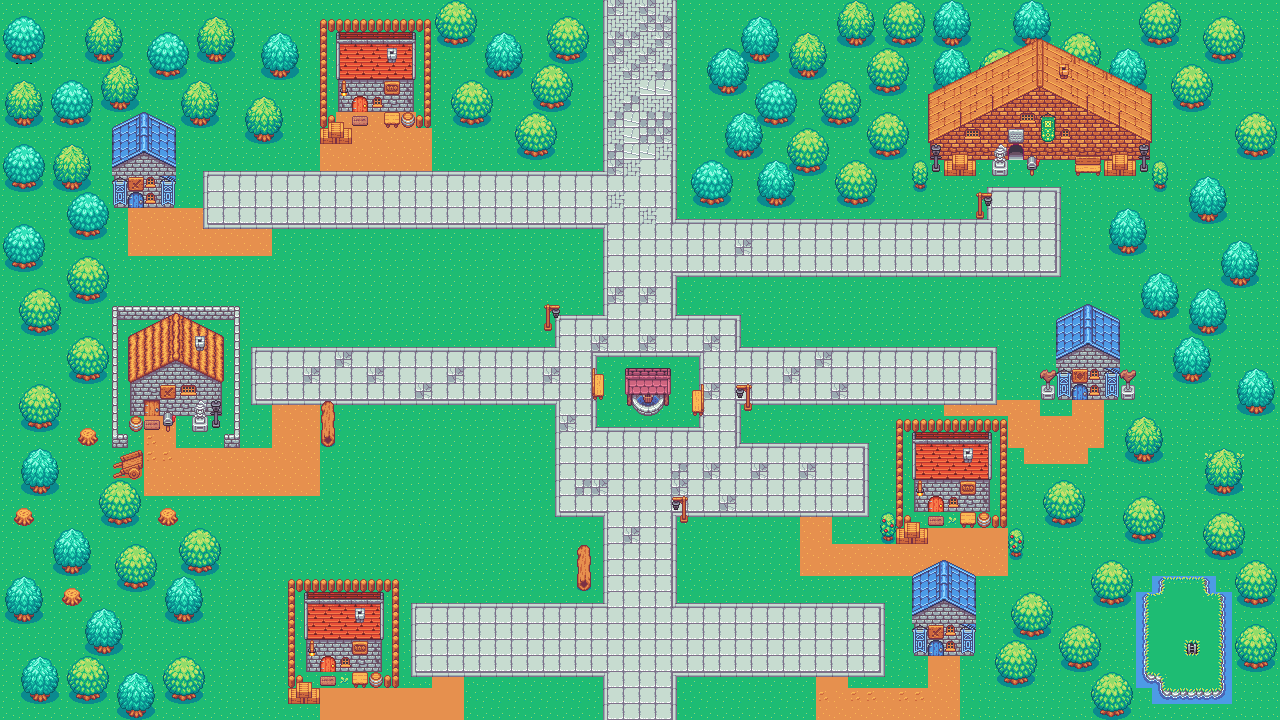

This is a level from a 2D game, rendered from its Tiled map with the project's own tilesets. A one-line summary and the map file follow, with tile-layer data summarised:
An orthogonal 80x45 tile map with 16x16 px tiles, 8 tile layers (11, Tile Layer 1, terra, house, ...), 8 tilesets and 51 objects.

<map version="1.8" tiledversion="1.8.5" orientation="orthogonal" renderorder="right-down" width="80" height="45" tilewidth="16" tileheight="16" infinite="0" nextlayerid="12" nextobjectid="155">
 <tileset firstgid="1" name="RVFloors" tilewidth="16" tileheight="16" tilecount="84" columns="12">
  <image source="Tileset/RVFloors.png" width="192" height="112" />
 </tileset>
 <tileset firstgid="85" name="RVTerrain" tilewidth="16" tileheight="16" tilecount="576" columns="24">
  <image source="Tileset/RVTerrain.png" width="384" height="384" />
 </tileset>
 <tileset firstgid="661" name="RVDecoration" tilewidth="16" tileheight="16" tilecount="351" columns="13">
  <image source="Tileset/RVDecoration.png" width="208" height="432" />
 </tileset>
 <tileset firstgid="1012" name="RVWalls" tilewidth="16" tileheight="16" tilecount="324" columns="18">
  <image source="Tileset/RVWalls.png" width="288" height="288" />
 </tileset>
 <tileset firstgid="1336" name="RVRoofs" tilewidth="16" tileheight="16" tilecount="684" columns="18">
  <image source="Tileset/RVRoofs.png" width="288" height="608" />
 </tileset>
 <tileset firstgid="2020" name="RVDoorsWindows" tilewidth="16" tileheight="16" tilecount="84" columns="7">
  <image source="Tileset/RVDoorsWindows.png" width="112" height="192" />
 </tileset>
 <tileset firstgid="2104" name="RVWater" tilewidth="16" tileheight="16" tilecount="286" columns="13">
  <image source="Tileset/RVWater.png" width="208" height="352" />
 </tileset>
 <tileset firstgid="2390" name="RVNature" tilewidth="16" tileheight="16" tilecount="384" columns="16">
  <image source="Tileset/RVNature.png" width="256" height="384" />
 </tileset>
 <layer id="7" name="11" width="80" height="45">
  <properties>
   <property name="Draw" type="bool" value="true" />
  </properties>
  <data>[3600 cells, 3528 non-empty, 21 distinct tile ids]</data>
 </layer>
 <layer id="1" name="Tile Layer 1" width="80" height="45">
  <properties>
   <property name="Draw" type="bool" value="true" />
  </properties>
  <data>[3600 cells, 3504 non-empty, 35 distinct tile ids]</data>
 </layer>
 <layer id="8" name="terra" width="80" height="45">
  <properties>
   <property name="Draw" type="bool" value="true" />
  </properties>
  <data>[3600 cells, 874 non-empty, 79 distinct tile ids]</data>
 </layer>
 <layer id="4" name="house" width="80" height="45">
  <properties>
   <property name="Draw" type="bool" value="true" />
  </properties>
  <data>[3600 cells, 181 non-empty, 42 distinct tile ids]</data>
 </layer>
 <layer id="3" name="Walls" width="80" height="45">
  <properties>
   <property name="Draw" type="bool" value="true" />
  </properties>
  <data>[3600 cells, 142 non-empty, 65 distinct tile ids]</data>
 </layer>
 <layer id="6" name="Fence" width="80" height="45">
  <properties>
   <property name="Draw" type="bool" value="true" />
  </properties>
  <data>[3600 cells, 102 non-empty, 40 distinct tile ids]</data>
 </layer>
 <layer id="2" name="1" width="80" height="45">
  <properties>
   <property name="Draw" type="bool" value="true" />
  </properties>
  <data>[3600 cells, 322 non-empty, 105 distinct tile ids]</data>
 </layer>
 <layer id="5" name="Doors windows" width="80" height="45">
  <properties>
   <property name="Draw" type="bool" value="true" />
  </properties>
  <data>[3600 cells, 121 non-empty, 37 distinct tile ids]</data>
 </layer>
 <objectgroup id="9" name="Collision">
  <object id="3" x="911.583" y="576.5" width="64.1667" height="79.25" />
  <object id="5" x="943.476" y="560.667">
   <polygon points="0,0 33.1902,15.3333 -32.4764,14.6667" />
  </object>
  <object id="6" x="896.667" y="419.333" width="110.667" height="92.3333" />
  <object id="7" x="976.667" y="512.333" width="31" height="15.3333" />
  <object id="8" x="1007.67" y="528.333" width="16" height="31.3333" />
  <object id="9" x="880.667" y="512.333" width="15" height="31.3333" />
  <object id="10" x="896.167" y="512.333" width="30.6667" height="31.3333" />
  <object id="12" x="1040" y="368.333" width="16" height="31.3333" />
  <object id="13" x="1120" y="368.833" width="16" height="31.3333" />
  <object id="15" x="1056.21" y="320.083" width="64.1667" height="79.25" />
  <object id="16" x="1088.21" y="304.542">
   <polygon points="0,0 33.1902,15.3333 -32.4764,14.6667" />
  </object>
  <object id="17" x="288.667" y="579.167" width="110.667" height="92.3333" />
  <object id="18" x="320.667" y="19.5" width="110.667" height="92.3333" />
  <object id="19" x="112.417" y="128.458" width="64.1667" height="79.25" />
  <object id="21" x="288.576" y="672.106" width="30.6667" height="31.3333" />
  <object id="22" x="320.333" y="112.333" width="30.6667" height="31.3333" />
  <object id="23" x="111.667" y="305.667" width="128" height="109.667" />
  <object id="24" x="224.333" y="432.333" width="15" height="15.6667" />
  <object id="25" x="192.667" y="415.667" width="46.6667" height="16" />
  <object id="26" x="160.167" y="416.5" width="15" height="15.6667" />
  <object id="27" x="129.167" y="416.167" width="14.3333" height="15.6667" />
  <object id="28" x="112.5" y="416.167" width="16.3333" height="30" />
  <object id="29" x="112.5" y="447.833" width="30.3333" height="31.6667" />
  <object id="30" x="320.5" y="400.667" width="16.3333" height="46.6667" />
  <object id="31" x="576.167" y="544" width="16.3333" height="48" />
  <object id="32" x="672.083" y="495.75" width="16.3333" height="27.5" />
  <object id="33" x="735.333" y="384" width="16.3333" height="26.75" />
  <object id="34" x="543.833" y="303.878" width="16.3333" height="26.7273" />
  <object id="35" x="591.833" y="368.091" width="16.3333" height="31.8182" />
  <object id="36" x="687.652" y="384.091" width="16.3333" height="31.4545" />
  <object id="37" x="624.197" y="368.091" width="47.4242" height="47.6364" />
  <object id="39" x="928.015" y="144.091" width="16.3333" height="30" />
  <object id="40" x="975.652" y="192.091" width="16.3333" height="27.0909" />
  <object id="41" x="1136.2" y="144.091" width="16.3333" height="27.4545" />
  <object id="43" x="1104.2" y="154.636" width="31.606" height="21.0909" />
  <object id="44" x="1072.02" y="154.727" width="31.606" height="21.0909" />
  <object id="45" x="1023.65" y="155.818" width="16.8787" height="19.8182" />
  <object id="46" x="991.652" y="144.182" width="16.5151" height="32" />
  <object id="47" x="944.379" y="154.727" width="31.606" height="21.0909" />
  <object id="48" x="928.53" y="96.4546" width="223.273" height="63.0909" />
  <object id="49" x="367.697" y="671.455" width="31.606" height="16.5909" />
  <object id="50" x="400.197" y="111.705" width="31.606" height="16.0909" />
  <object id="135" x="0" y="0" width="113" height="727" />
  <object id="136" x="111.5" y="496.5" width="168" height="232" />
  <object id="137" x="993" y="466" width="286" height="254" />
  <object id="138" x="1107" y="0" width="171" height="466" />
  <object id="139" x="677" y="0" width="250.5" height="219.5" />
  <object id="140" x="928.5" y="0" width="180" height="100.5" />
  <object id="141" x="113.333" y="-0.666667" width="205.333" height="173.333" />
  <object id="142" x="431.333" y="0.666667" width="172" height="170.667" />
 </objectgroup>
 <objectgroup id="10" name="TavernEntry">
  <properties>
   <property name="Type" type="int" value="8" />
  </properties>
  <object id="143" x="1007" y="140.5" width="17.5" height="36.5" />
 </objectgroup>
</map>
